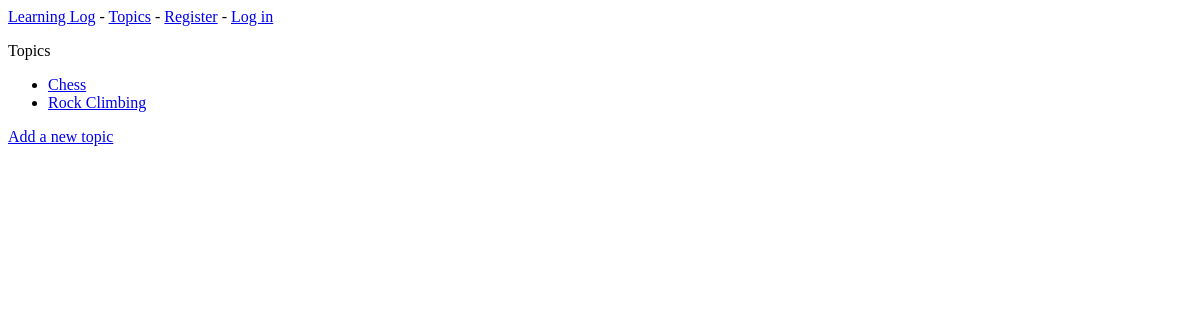
/topics/, run on an earlier commit of the app's database.
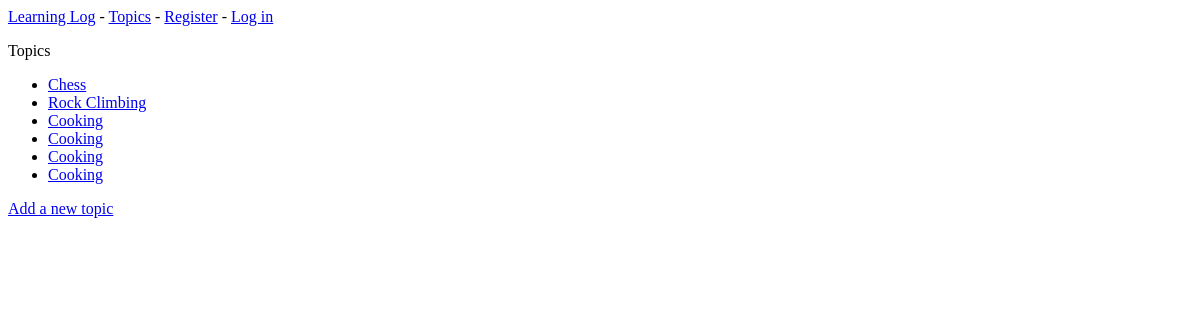
And on a later commit of the database.
### learning_logs/models.py (models this page shows, shortened)
class Topic(models.Model):
    text = models.CharField(max_length=200)
    date_added = models.DateTimeField(auto_now_add=True)

### learning_logs/views.py (the view)
# urls.py: path('topics/', views.topics, name='topics'),
def topics(request):
    topics = Topic.objects.order_by('date_added')
    context = {'topics': topics}
    return render(request, 'learning_logs/topics.html', context)

### learning_logs/templates/learning_logs/topics.html
{% extends 'learning_logs/base.html' %}
{% block content %}
    <p>Topics</p>
    <ul>
        {% for topic in topics %}
            <li>
                <a href="{% url 'learning_logs:topic' topic.id %}">
                    {{ topic.text }}</a>
            </li>
        {% empty %}
            <li>No topics have been added yet.</li>
        {% endfor %}
    </ul>
    <a href="{% url 'learning_logs:new_topic' %}">Add a new topic</a>
{% endblock content %}

### learning_logs/templates/learning_logs/base.html (shortened to what this page needs)
<p>
    <a href="{% url 'learning_logs:index' %}">Learning Log</a> -
    <a href="{% url 'learning_logs:topics' %}">Topics</a> -
    {% if user.is_authenticated %}
      Hello, {{ user.username }}.
    {% else %}
      <a href="{% url 'accounts:register' %}">Register</a> -
      <a href="{% url 'accounts:login' %}">Log in</a>
    {% endif %}
  </p>
  {% block content %}{% endblock content %}

What changed in the data, as far as the page shows it:
added Topic: text "Cooking"
added Topic: text "Cooking"
added Topic: text "Cooking"
added Topic: text "Cooking"
